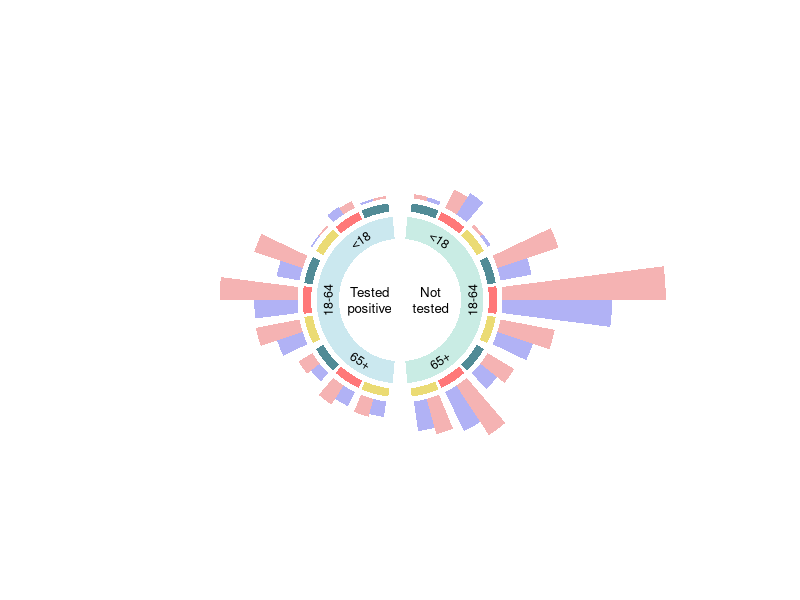

Source code (R):
library(tidyverse)
library(circlize)


df <- read.csv("long_covid_sym.csv") %>%
  mutate(Observation = ifelse(Observation == "Has U09.9 in Record", "Tested positive", Observation)) %>%
  filter(
    Age != "Unknown",
    Sex != "unknown"
  ) %>%
  select(-Ethnicity, -Race) %>%
  group_by(Observation, Age, Sex, Symptom) %>%
  summarize(patient_count = sum(patient_count)) %>%
  mutate(Symptom = as.factor(Symptom)) %>%
  ungroup()


categories <- df %>%
  group_by(Observation, Age) %>%
  summarize(n = sum(patient_count)) %>%
  unite("category", -n, sep = ":")
# custom order
categories <- c(
  "Has not tested positive:<18", "Has not tested positive:18-64", "Has not tested positive:65+",
  "Tested positive:65+", "Tested positive:18-64", "Tested positive:<18"
)

labels <- list(
  "Fatigue" = "F",
  "Mental Health Condition" = "MHC",
  "Shortness of breath" = "SoB"
)


make_plot <- function() {
  circos.par(start.degree = 85, gap.degree = c(0, 0, 10, 0, 0, 10))
  circos.initialize(categories, xlim = c(0, 6))

  # highlights
  draw.sector(95, -95, clock.wise = FALSE, rou1 = 0.3, rou2 = 0.22, col = "#b8e0e9bb", border = NA)
  draw.sector(-85, 85, clock.wise = FALSE, rou1 = 0.3, rou2 = 0.22, col = "#b5e5dabb", border = NA)

  # barplots
  circos.track(
    categories,
    ylim = c(0, 1300000),
    bg.border = NA, track.height = 0.65, track.margin = c(0, 0),
    panel.fun = function(x, y) {
      variables <- unlist(strsplit(CELL_META$sector.index, ":"))
      colors <- c("#f5b3b3", "#b1b2f5")

      subdf <- df %>%
        filter(Observation == variables[1], Age == variables[2])

      if (variables[1] == "Has not tested positive") {
        subdf <- subdf %>% arrange(Symptom, Sex)
      } else {
        subdf <- subdf %>% arrange(desc(Symptom), desc(Sex))
        colors <- rev(colors)
      }

      max_counts <- subdf %>%
        group_by(Symptom) %>%
        summarise(patient_count = max(patient_count))

      circos.barplot(
        subdf$patient_count,
        c(1.1, 1.9, 3.1, 3.9, 5.1, 5.9) - 0.5,
        col = colors,
        border = NA, bar_width = 0.8
      )
    }
  )

  circos.track(
    categories,
    ylim = c(0, 1),
    bg.border = NA, track.height = 0.03, cell.padding = c(0, 0), track.margin = c(0, 0),
    panel.fun = function(x, y) {
      variables <- unlist(strsplit(CELL_META$sector.index, ":"))
      colors <- c("#518b96", "#ff7879", "#ebdb74")

      if (variables[1] == "Tested positive") {
        colors <- rev(colors)
      }

      circos.barplot(
        c(1, 1, 1),
        c(1, 3, 5),
        col = colors,
        border = NA, bar_width = 1.8
      )
    }
  )

  # age text
  circos.track(categories,
    ylim = c(0, 1), bg.border = NA, track.height = 0.1,
    panel.fun = function(x, y) {
      variables <- unlist(strsplit(CELL_META$sector.index, ":"))
      circos.text(3, 0.5, variables[2], niceFacing = TRUE, cex = 0.75)
    }
  )

  circos.track(categories,
    ylim = c(0, 1), bg.border = NA, track.height = 0.16
  )

  # observation text
  highlight.sector(categories[1:3],
    track.index = 4, col = NA, text = "Not\ntested",
    facing = "clockwise", niceFacing = TRUE, text.vjust = 0.5, cex = 0.8
  )
  highlight.sector(categories[4:6],
    track.index = 4, col = NA, text = "Tested\npositive",
    facing = "clockwise", niceFacing = TRUE, text.vjust = 0.5, cex = 0.8
  )

  circos.clear()
}


# plot and save
pdf("Figure4.pdf")
par(mar = c(0, 0, 0, 0))
make_plot()
dev.off()
